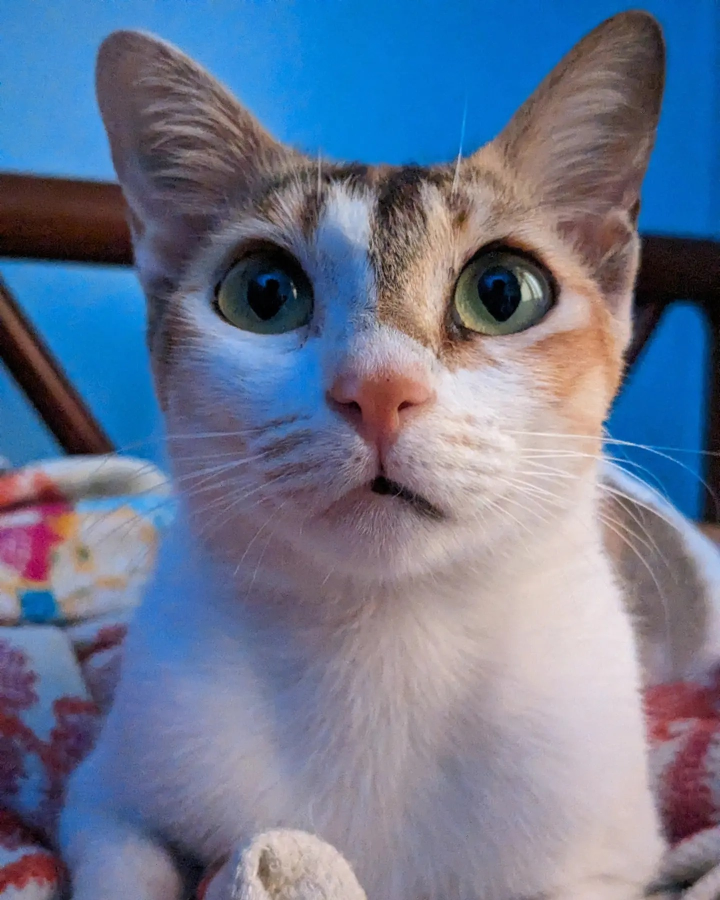
#> input picture Mini.jpg, 1440 x 1800 px, found by its file name (shown at 1/2 size)
$ jupyter execute 1_ImageLoading.ipynb
#> lines starting #> are read from the running program, lines starting #| are printed output that depends on the picture
### This program shows how to load an image with OpenCV and show it with Matplotlib Library
###### Akif Islam <br> Department of CSE-RU <br> iamakifislam@gmail.com <br> 5th September 2023

# Import Image

[cell 1]
import cv2
img = cv2.imread("Mini.jpg") #Blue, Green, Red
#> img is the input picture: shape (1800, 1440, 3); mean B, G, R 144.5, 118.8, 107.1

[cell 2]
img.shape
#> Out = (1800, 1440, 3)

# Convert Image Colour Channel

[cell 3]
img = cv2.cvtColor(img,cv2.COLOR_BGR2GRAY)
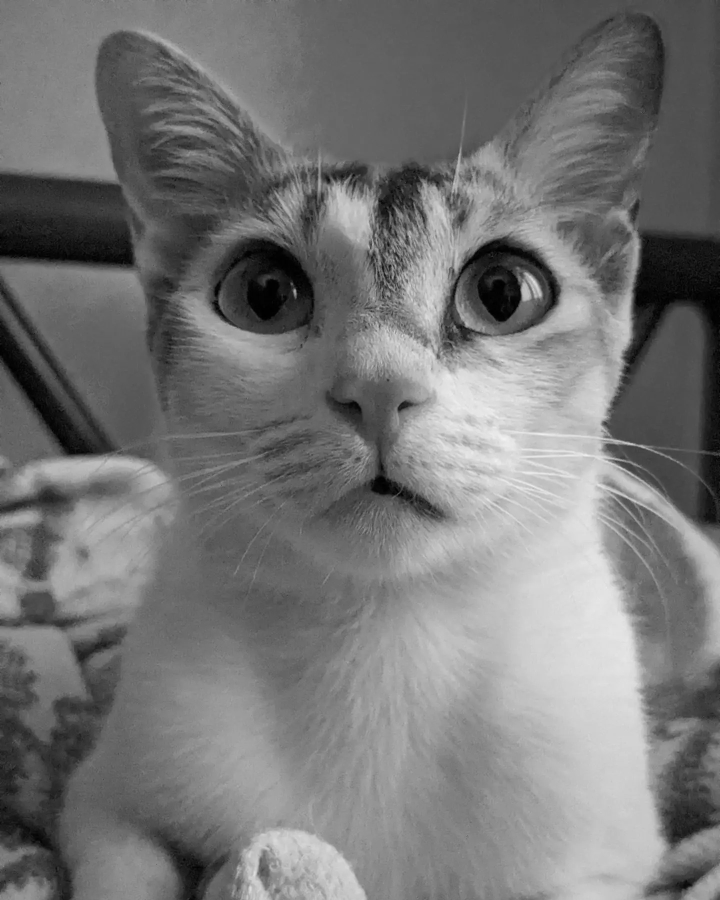
#> img: shape (1800, 1440) (shown at 1/2 size); min 0, max 243, mean 118.2
img.shape
#> Out = (1800, 1440)

# Resize the Image to 512x512

[cell 4]
img = cv2.resize(img,(512,512))
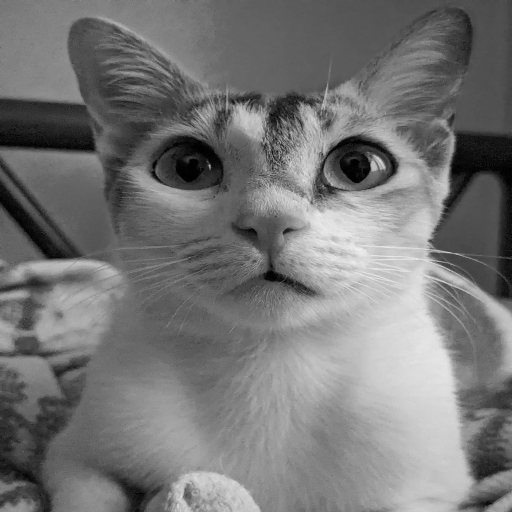
#> img: shape (512, 512); min 0, max 242, mean 118.1

$ run again, with Cat_Square.jpg copied over Mini.jpg
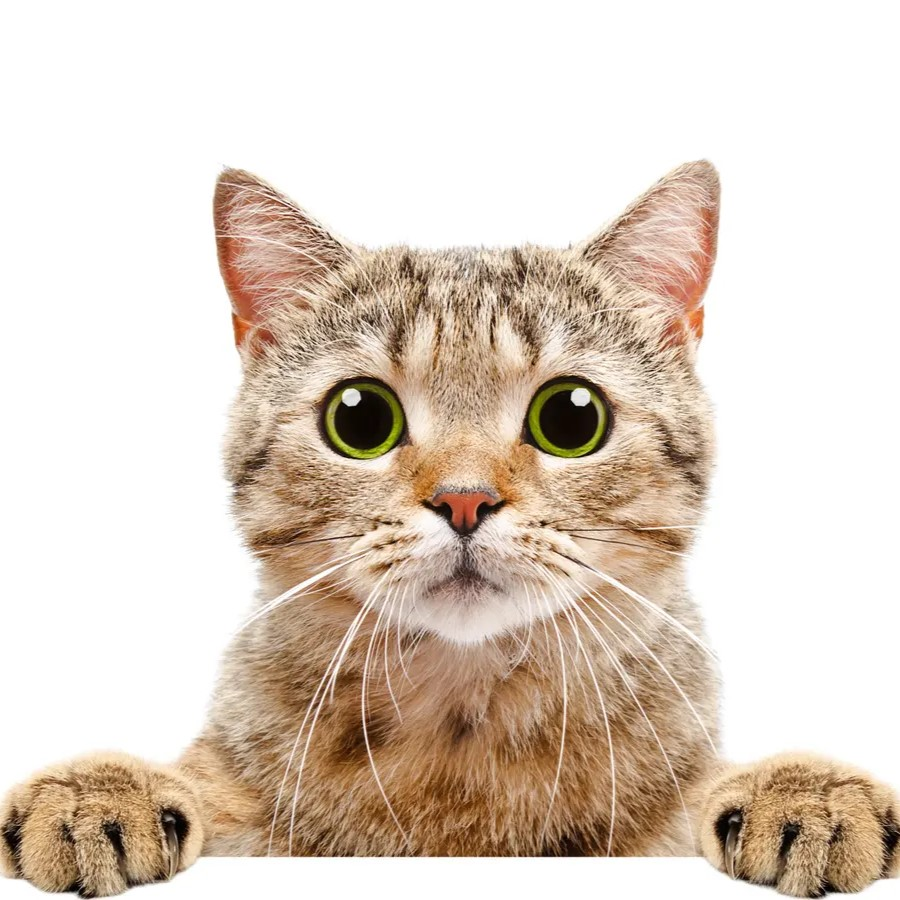
#> input picture Cat_Square.jpg, 900 x 900 px, found by its file name
#> img is the input picture: shape (900, 900, 3); mean B, G, R 196.2, 208.9, 222.5
#> `img = cv2.cvtColor(img,cv2.COLOR_BGR2GRAY)`:
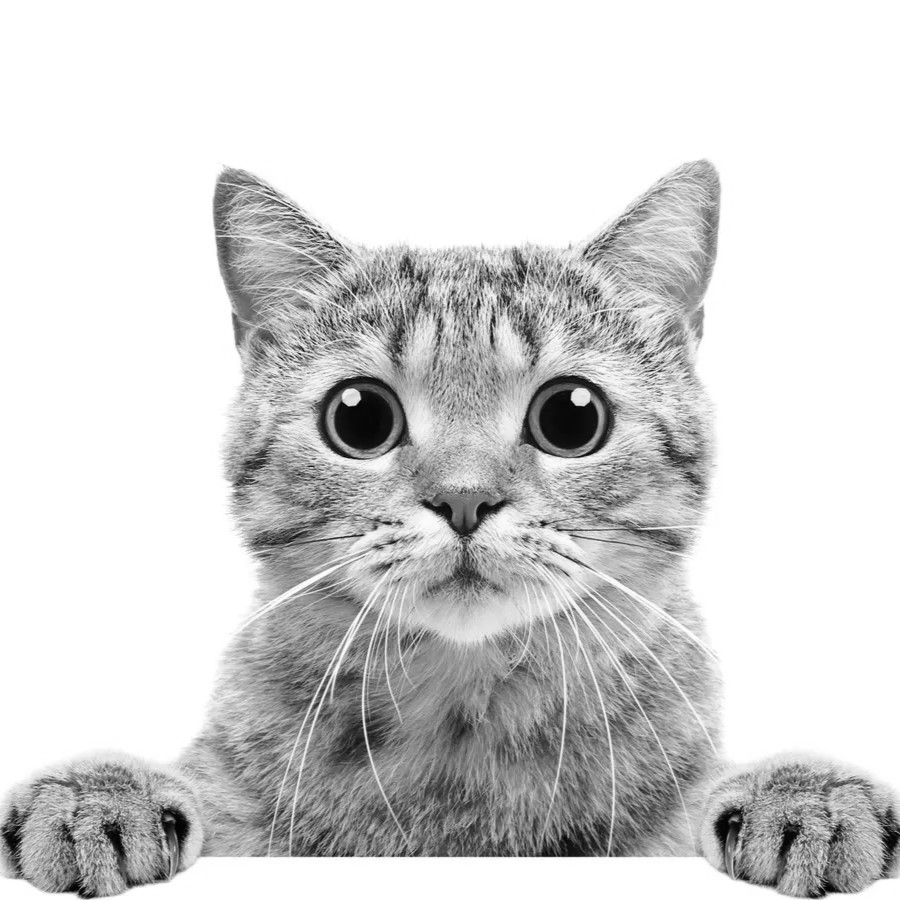
#> img: shape (900, 900); min 0, max 255, mean 211.5
